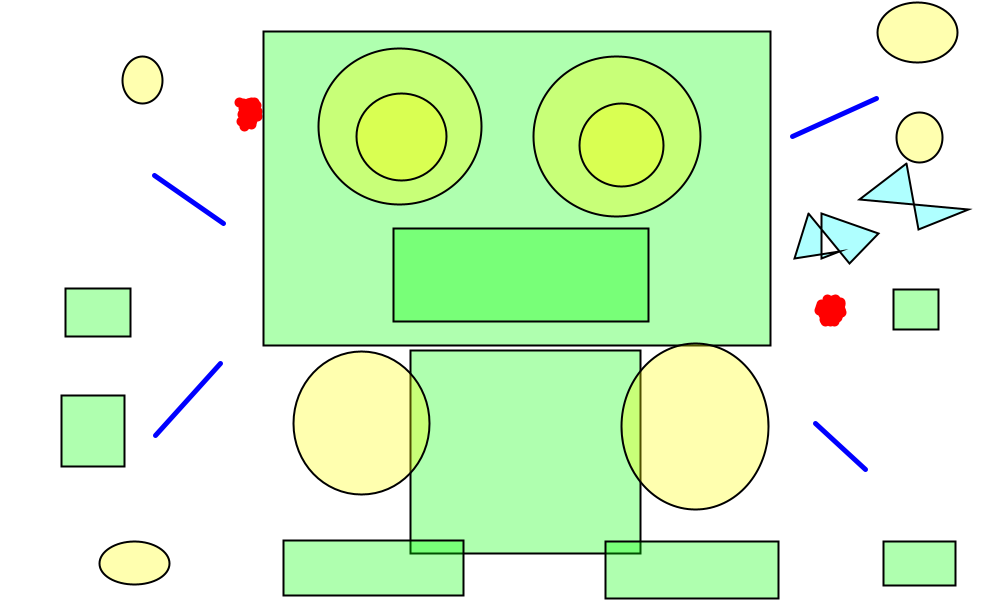
Frame 1 (no input)
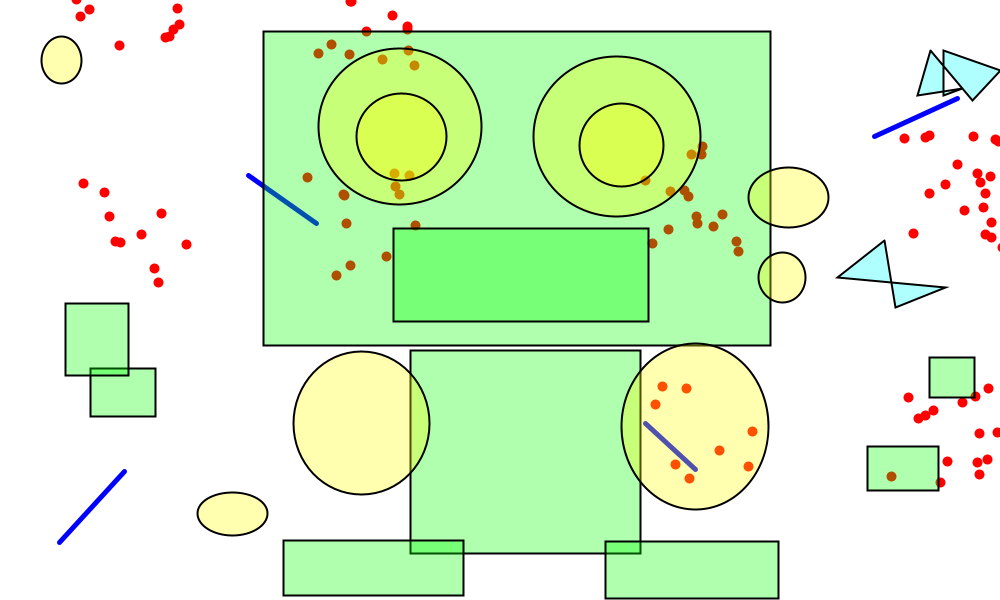
Frame 60 (the mouse pressed at the canvas centre just before this capture)
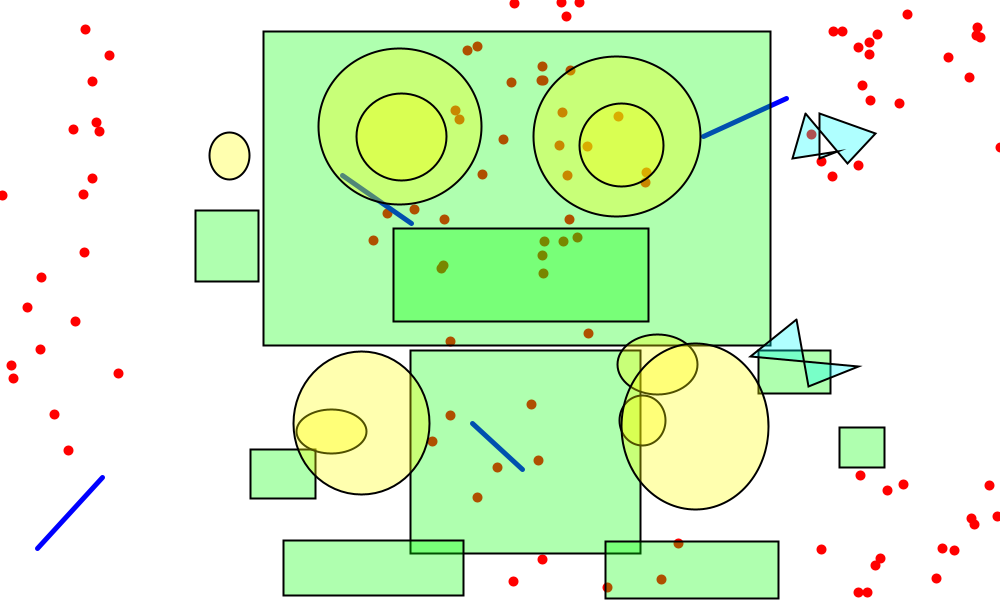
Frame 120 (the mouse held since frame 60 and released just before this capture)

The Processing sketch that drew these frames (run headless with seeded random() and noise(); from frame 60 on, the mouse is pressed at the canvas centre):

// Processing sketch: sampleGenerateCode16161
// ── sampleGenerateCode16161.pde
float [] pointX = new float [5000];
float [] pointY = new float [5000];
int [] pointStrokeFlag = new int [5000];
int [] pointMoveFlag = new int [5000];
int [] pointMoveFLAGX = new int [5000];
int [] pointMoveFLAGY = new int [5000];
float [] pointVX = new float [5000];
float [] pointVY = new float [5000];

float [] lineX1 = new float [500];
float [] lineY1 = new float [500];
float [] lineX2 = new float [500];
float [] lineY2 = new float [500];
float [] lineW = new float [500];
float [] lineH = new float [500];
int [] lineStrokeFlag = new int [500];
int [] lineMoveFlag = new int [500];
int [] lineMoveFLAGX = new int [500];
int [] lineMoveFLAGY = new int [500];
float [] lineVX = new float [500];
float [] lineVY = new float [500];

float [] rectX = new float [500];
float [] rectY = new float [500];
float [] rectW = new float [500];
float [] rectH = new float [500];
float [] rectX2 = new float [500];
float [] rectY2 = new float [500];
int [] rectFillFlag = new int [500];
int [] rectMoveFlag = new int [500];
int [] rectMoveFLAGX = new int [500];
int [] rectMoveFLAGY = new int [500];
float [] rectVX = new float [500];
float [] rectVY = new float [500];

int [] beginShapeFLAG = new int [500];
float [][] vertexX = new float [500][500];
float [][] vertexY = new float [500][500];
int [] vertexFillFlag = new int [500];
int [] vertexFlag = new int [500];
int [] lastVertexFlag = new int [500];
int vertexCount;
int [] vertexMoveFlag = new int [500];
float [] vertexMoveFLAGX = new float [500];
float [] vertexMoveFLAGY = new float [500];
float [] MaxX = new float [500];
float [] minX = new float [500];
float [] MaxY = new float [500];
float [] minY = new float [500];
float [][] DistX = new float [500][500];
float [][] distX = new float [500][500];
float [][] DistY = new float [500][500];
float [][] distY = new float [500][500];
float [] vertexVX = new float [500];
float [] vertexVY = new float [500];

int [] ellipFillFlag = new int [500];
int [] ellipMoveFlag = new int [500];
int [] ellipMoveFLAGX = new int [500];
int [] ellipMoveFLAGY = new int [500];
float [] ellipX = new float [500];
float [] ellipY = new float [500];
float [] ellipR1 = new float [500];
float [] ellipR2 = new float [500];
int [] ellipFlag = new int [500];
int [] ellipFLAG = new int [500];
float [] ellipVX = new float [500];
float [] ellipVY = new float [500];

void setup(){
  size(1000, 600);
  for(int p=0; p<5000; p++){
    pointVX[p]=random(1, 3);
    pointVY[p]=random(1, 3);
    pointMoveFLAGX[p]=(int)random(2);
    pointMoveFLAGY[p]=(int)random(2);
  }
  for(int l=0; l<500; l++){
    lineVX[l]=random(1, 3);
    lineVY[l]=random(1, 3);
    lineMoveFLAGX[l]=(int)random(2);
    lineMoveFLAGY[l]=(int)random(2);
  }
  for(int r=0; r<500; r++){
    rectVX[r]=random(1, 3);
    rectVY[r]=random(1, 3);
    rectMoveFLAGX[r]=(int)random(2);
    rectMoveFLAGY[r]=(int)random(2);
  }
  for(int v=0; v<500; v++){
    vertexVX[v]=random(1, 3);
    vertexVY[v]=random(1, 3);
    vertexMoveFLAGX[v]=(int)random(2);
    vertexMoveFLAGY[v]=(int)random(2);
  }
  for (int e=0; e<500; e++) {
    ellipVX[e]=random(1, 3);
    ellipVY[e]=random(1, 3);
    ellipMoveFLAGX[e]=(int)random(2);
    ellipMoveFLAGY[e]=(int)random(2);
  }
  pointX[0]=246.66666;
  pointY[0]=124.99999;
  pointX[1]=244.99998;
  pointY[1]=124.99999;
  pointX[2]=243.33333;
  pointY[2]=123.33333;
  pointX[3]=243.33333;
  pointY[3]=119.99999;
  pointX[4]=241.66666;
  pointY[4]=118.33333;
  pointX[5]=241.66666;
  pointY[5]=114.99999;
  pointX[6]=241.66666;
  pointY[6]=113.33333;
  pointX[7]=241.66666;
  pointY[7]=111.666664;
  pointX[8]=241.66666;
  pointY[8]=109.99999;
  pointX[9]=241.66666;
  pointY[9]=108.33333;
  pointX[10]=241.66666;
  pointY[10]=106.666664;
  pointX[11]=241.66666;
  pointY[11]=104.99999;
  pointX[12]=243.33333;
  pointY[12]=104.99999;
  pointX[13]=244.99998;
  pointY[13]=104.99999;
  pointX[14]=246.66666;
  pointY[14]=104.99999;
  pointX[15]=246.66666;
  pointY[15]=104.99999;
  pointX[16]=248.33333;
  pointY[16]=104.99999;
  pointX[17]=249.99998;
  pointY[17]=104.99999;
  pointX[18]=249.99998;
  pointY[18]=104.99999;
  pointX[19]=251.66666;
  pointY[19]=104.99999;
  pointX[20]=251.66666;
  pointY[20]=106.666664;
  pointX[21]=251.66666;
  pointY[21]=108.33333;
  pointX[22]=254.99998;
  pointY[22]=108.33333;
  pointX[23]=254.99998;
  pointY[23]=109.99999;
  pointX[24]=254.99998;
  pointY[24]=111.666664;
  pointX[25]=254.99998;
  pointY[25]=113.33333;
  pointX[26]=254.99998;
  pointY[26]=114.99999;
  pointX[27]=254.99998;
  pointY[27]=116.666664;
  pointX[28]=254.99998;
  pointY[28]=118.33333;
  pointX[29]=254.99998;
  pointY[29]=119.99999;
  pointX[30]=253.33333;
  pointY[30]=119.99999;
  pointX[31]=253.33333;
  pointY[31]=121.666664;
  pointX[32]=251.66666;
  pointY[32]=121.666664;
  pointX[33]=249.99998;
  pointY[33]=121.666664;
  pointX[34]=248.33333;
  pointY[34]=121.666664;
  pointX[35]=248.33333;
  pointY[35]=119.99999;
  pointX[36]=248.33333;
  pointY[36]=118.33333;
  pointX[37]=248.33333;
  pointY[37]=116.666664;
  pointX[38]=248.33333;
  pointY[38]=114.99999;
  pointX[39]=248.33333;
  pointY[39]=114.99999;
  pointX[40]=249.99998;
  pointY[40]=114.99999;
  pointX[41]=251.66666;
  pointY[41]=114.99999;
  pointX[42]=253.33333;
  pointY[42]=114.99999;
  pointX[43]=821.6666;
  pointY[43]=316.66666;
  pointX[44]=821.6666;
  pointY[44]=315.0;
  pointX[45]=821.6666;
  pointY[45]=313.3333;
  pointX[46]=821.6666;
  pointY[46]=311.66666;
  pointX[47]=823.3333;
  pointY[47]=311.66666;
  pointX[48]=823.3333;
  pointY[48]=311.66666;
  pointX[49]=823.3333;
  pointY[49]=310.0;
  pointX[50]=823.3333;
  pointY[50]=308.3333;
  pointX[51]=823.3333;
  pointY[51]=306.66666;
  pointX[52]=824.99994;
  pointY[52]=306.66666;
  pointX[53]=824.99994;
  pointY[53]=305.0;
  pointX[54]=826.6666;
  pointY[54]=305.0;
  pointX[55]=826.6666;
  pointY[55]=303.3333;
  pointX[56]=828.3333;
  pointY[56]=303.3333;
  pointX[57]=828.3333;
  pointY[57]=301.66666;
  pointX[58]=829.99994;
  pointY[58]=301.66666;
  pointX[59]=831.6666;
  pointY[59]=301.66666;
  pointX[60]=833.3333;
  pointY[60]=301.66666;
  pointX[61]=834.99994;
  pointY[61]=301.66666;
  pointX[62]=836.6666;
  pointY[62]=301.66666;
  pointX[63]=836.6666;
  pointY[63]=303.3333;
  pointX[64]=838.3333;
  pointY[64]=303.3333;
  pointX[65]=838.3333;
  pointY[65]=305.0;
  pointX[66]=838.3333;
  pointY[66]=306.66666;
  pointX[67]=838.3333;
  pointY[67]=308.3333;
  pointX[68]=838.3333;
  pointY[68]=308.3333;
  pointX[69]=838.3333;
  pointY[69]=310.0;
  pointX[70]=838.3333;
  pointY[70]=310.0;
  pointX[71]=838.3333;
  pointY[71]=311.66666;
  pointX[72]=838.3333;
  pointY[72]=313.3333;
  pointX[73]=838.3333;
  pointY[73]=315.0;
  pointX[74]=836.6666;
  pointY[74]=315.0;
  pointX[75]=836.6666;
  pointY[75]=316.66666;
  pointX[76]=834.99994;
  pointY[76]=316.66666;
  pointX[77]=834.99994;
  pointY[77]=318.3333;
  pointX[78]=833.3333;
  pointY[78]=318.3333;
  pointX[79]=833.3333;
  pointY[79]=320.0;
  pointX[80]=831.6666;
  pointY[80]=320.0;
  pointX[81]=829.99994;
  pointY[81]=320.0;
  pointX[82]=828.3333;
  pointY[82]=320.0;
  pointX[83]=826.6666;
  pointY[83]=320.0;
  pointX[84]=826.6666;
  pointY[84]=318.3333;
  pointX[85]=826.6666;
  pointY[85]=316.66666;
  pointX[86]=826.6666;
  pointY[86]=315.0;
  pointX[87]=826.6666;
  pointY[87]=313.3333;
  pointX[88]=826.6666;
  pointY[88]=311.66666;
  pointX[89]=826.6666;
  pointY[89]=310.0;
  pointX[90]=828.3333;
  pointY[90]=310.0;
  pointX[91]=829.99994;
  pointY[91]=310.0;
  pointX[92]=831.6666;
  pointY[92]=310.0;
  pointX[93]=833.3333;
  pointY[93]=310.0;
  pointX[94]=834.99994;
  pointY[94]=310.0;
  pointX[95]=834.99994;
  pointY[95]=311.66666;
  pointX[96]=833.3333;
  pointY[96]=311.66666;
  pointX[97]=833.3333;
  pointY[97]=313.3333;
  pointX[98]=831.6666;
  pointY[98]=313.3333;
  pointX[99]=831.6666;
  pointY[99]=315.0;
  pointX[100]=829.99994;
  pointY[100]=315.0;
  lineX1[1]=153.33333;
  lineY1[1]=175.0;
  lineX2[1]=221.66666;
  lineY2[1]=223.33333;
  lineX1[2]=221.66666;
  lineY1[2]=361.66666;
  lineX2[2]=156.66666;
  lineY2[2]=433.3333;
  lineX1[3]=789.99994;
  lineY1[3]=136.66666;
  lineX2[3]=873.3333;
  lineY2[3]=98.33333;
  lineX1[4]=818.3333;
  lineY1[4]=423.3333;
  lineX2[4]=868.3333;
  lineY2[4]=469.99997;
  rectX[1]=68.33333;
  rectY[1]=286.66666;
  rectW[1]=65.0;
  rectH[1]=48.333344;
  rectX[2]=126.666664;
  rectY[2]=468.3333;
  rectW[2]=-63.333332;
  rectH[2]=-71.66666;
  rectX[3]=891.6666;
  rectY[3]=328.3333;
  rectW[3]=45.0;
  rectH[3]=-40.0;
  rectX[4]=881.6666;
  rectY[4]=543.3333;
  rectW[4]=71.66669;
  rectH[4]=43.333313;
  vertexX[0][0]=906.6666;
  vertexY[0][0]=163.33333;
  vertexX[0][1]=859.99994;
  vertexY[0][1]=199.99998;
  vertexX[0][2]=968.3333;
  vertexY[0][2]=209.99998;
  vertexX[0][3]=918.3333;
  vertexY[0][3]=229.99998;
  vertexX[1][0]=808.3333;
  vertexY[1][0]=213.33333;
  vertexX[1][1]=794.99994;
  vertexY[1][1]=258.3333;
  vertexX[1][2]=839.99994;
  vertexY[1][2]=251.66666;
  vertexX[1][3]=821.6666;
  vertexY[1][3]=258.3333;
  vertexX[1][4]=821.6666;
  vertexY[1][4]=213.33333;
  vertexX[1][5]=878.3333;
  vertexY[1][5]=233.33333;
  vertexX[1][6]=849.99994;
  vertexY[1][6]=263.3333;
  ellipX[2]=133.33333;
  ellipY[2]=561.6666;
  ellipR1[2]=-35.0;
  ellipR2[2]=-21.666626;
  ellipX[3]=145.0;
  ellipY[3]=81.666664;
  ellipR1[3]=20.0;
  ellipR2[3]=23.333328;
  ellipX[4]=919.99994;
  ellipY[4]=23.333332;
  ellipR1[4]=-40.0;
  ellipR2[4]=30.0;
  ellipX[5]=921.6666;
  ellipY[5]=135.0;
  ellipR1[5]=23.333313;
  ellipR2[5]=-25.000008;
  rectX[6]=263.3333;
  rectY[6]=31.666666;
  rectW[6]=506.66663;
  rectH[6]=313.33334;
  rectX[7]=393.3333;
  rectY[7]=228.33333;
  rectW[7]=255.0;
  rectH[7]=93.33333;
  rectX[8]=409.99997;
  rectY[8]=350.0;
  rectW[8]=230.00003;
  rectH[8]=203.33331;
  rectX[9]=283.3333;
  rectY[9]=540.0;
  rectW[9]=180.0;
  rectH[9]=55.0;
  rectX[10]=605.0;
  rectY[10]=541.6666;
  rectW[10]=173.33331;
  rectH[10]=56.666687;
  ellipX[7]=399.99997;
  ellipY[7]=126.666664;
  ellipR1[7]=81.66669;
  ellipR2[7]=78.33332;
  ellipX[8]=401.66666;
  ellipY[8]=136.66666;
  ellipR1[8]=45.0;
  ellipR2[8]=43.333344;
  ellipX[9]=616.6666;
  ellipY[9]=136.66666;
  ellipR1[9]=83.333374;
  ellipR2[9]=80.0;
  ellipX[10]=621.6666;
  ellipY[10]=145.0;
  ellipR1[10]=41.666687;
  ellipR2[10]=41.666656;
  ellipX[11]=361.66666;
  ellipY[11]=423.3333;
  ellipR1[11]=68.33331;
  ellipR2[11]=71.66666;
  ellipX[12]=695.0;
  ellipY[12]=426.66666;
  ellipR1[12]=73.33331;
  ellipR2[12]=83.33331;
  pointStrokeFlag[0]=1;
  pointStrokeFlag[1]=1;
  pointStrokeFlag[2]=1;
  pointStrokeFlag[3]=1;
  pointStrokeFlag[4]=1;
  pointStrokeFlag[5]=1;
  pointStrokeFlag[6]=1;
  pointStrokeFlag[7]=1;
  pointStrokeFlag[8]=1;
  pointStrokeFlag[9]=1;
  pointStrokeFlag[10]=1;
  pointStrokeFlag[11]=1;
  pointStrokeFlag[12]=1;
  pointStrokeFlag[13]=1;
  pointStrokeFlag[14]=1;
  pointStrokeFlag[15]=1;
  pointStrokeFlag[16]=1;
  pointStrokeFlag[17]=1;
  pointStrokeFlag[18]=1;
  pointStrokeFlag[19]=1;
  pointStrokeFlag[20]=1;
  pointStrokeFlag[21]=1;
  pointStrokeFlag[22]=1;
  pointStrokeFlag[23]=1;
  pointStrokeFlag[24]=1;
  pointStrokeFlag[25]=1;
  pointStrokeFlag[26]=1;
  pointStrokeFlag[27]=1;
  pointStrokeFlag[28]=1;
  pointStrokeFlag[29]=1;
  pointStrokeFlag[30]=1;
  pointStrokeFlag[31]=1;
  pointStrokeFlag[32]=1;
  pointStrokeFlag[33]=1;
  pointStrokeFlag[34]=1;
  pointStrokeFlag[35]=1;
  pointStrokeFlag[36]=1;
  pointStrokeFlag[37]=1;
  pointStrokeFlag[38]=1;
  pointStrokeFlag[39]=1;
  pointStrokeFlag[40]=1;
  pointStrokeFlag[41]=1;
  pointStrokeFlag[42]=1;
  pointStrokeFlag[43]=1;
  pointStrokeFlag[44]=1;
  pointStrokeFlag[45]=1;
  pointStrokeFlag[46]=1;
  pointStrokeFlag[47]=1;
  pointStrokeFlag[48]=1;
  pointStrokeFlag[49]=1;
  pointStrokeFlag[50]=1;
  pointStrokeFlag[51]=1;
  pointStrokeFlag[52]=1;
  pointStrokeFlag[53]=1;
  pointStrokeFlag[54]=1;
  pointStrokeFlag[55]=1;
  pointStrokeFlag[56]=1;
  pointStrokeFlag[57]=1;
  pointStrokeFlag[58]=1;
  pointStrokeFlag[59]=1;
  pointStrokeFlag[60]=1;
  pointStrokeFlag[61]=1;
  pointStrokeFlag[62]=1;
  pointStrokeFlag[63]=1;
  pointStrokeFlag[64]=1;
  pointStrokeFlag[65]=1;
  pointStrokeFlag[66]=1;
  pointStrokeFlag[67]=1;
  pointStrokeFlag[68]=1;
  pointStrokeFlag[69]=1;
  pointStrokeFlag[70]=1;
  pointStrokeFlag[71]=1;
  pointStrokeFlag[72]=1;
  pointStrokeFlag[73]=1;
  pointStrokeFlag[74]=1;
  pointStrokeFlag[75]=1;
  pointStrokeFlag[76]=1;
  pointStrokeFlag[77]=1;
  pointStrokeFlag[78]=1;
  pointStrokeFlag[79]=1;
  pointStrokeFlag[80]=1;
  pointStrokeFlag[81]=1;
  pointStrokeFlag[82]=1;
  pointStrokeFlag[83]=1;
  pointStrokeFlag[84]=1;
  pointStrokeFlag[85]=1;
  pointStrokeFlag[86]=1;
  pointStrokeFlag[87]=1;
  pointStrokeFlag[88]=1;
  pointStrokeFlag[89]=1;
  pointStrokeFlag[90]=1;
  pointStrokeFlag[91]=1;
  pointStrokeFlag[92]=1;
  pointStrokeFlag[93]=1;
  pointStrokeFlag[94]=1;
  pointStrokeFlag[95]=1;
  pointStrokeFlag[96]=1;
  pointStrokeFlag[97]=1;
  pointStrokeFlag[98]=1;
  pointStrokeFlag[99]=1;
  pointStrokeFlag[100]=1;
  vertexFillFlag[0]=1;
  lineStrokeFlag[1]=1;
  rectFillFlag[1]=1;
  vertexFillFlag[1]=1;
  lineStrokeFlag[2]=1;
  rectFillFlag[2]=1;
  ellipFillFlag[2]=1;
  lineStrokeFlag[3]=1;
  rectFillFlag[3]=1;
  ellipFillFlag[3]=1;
  lineStrokeFlag[4]=1;
  rectFillFlag[4]=1;
  ellipFillFlag[4]=1;
  ellipFillFlag[5]=1;
  rectFillFlag[6]=1;
  rectFillFlag[7]=1;
  ellipFillFlag[7]=1;
  rectFillFlag[8]=1;
  ellipFillFlag[8]=1;
  rectFillFlag[9]=1;
  ellipFillFlag[9]=1;
  rectFillFlag[10]=1;
  ellipFillFlag[10]=1;
  ellipFillFlag[11]=1;
  ellipFillFlag[12]=1;
  pointMoveFlag[0]=1;
  pointMoveFlag[1]=1;
  pointMoveFlag[2]=1;
  pointMoveFlag[3]=1;
  pointMoveFlag[4]=1;
  pointMoveFlag[5]=1;
  pointMoveFlag[6]=1;
  pointMoveFlag[7]=1;
  pointMoveFlag[8]=1;
  pointMoveFlag[9]=1;
  pointMoveFlag[10]=1;
  pointMoveFlag[11]=1;
  pointMoveFlag[12]=1;
  pointMoveFlag[13]=1;
  pointMoveFlag[14]=1;
  pointMoveFlag[15]=1;
  pointMoveFlag[16]=1;
  pointMoveFlag[17]=1;
  pointMoveFlag[18]=1;
  pointMoveFlag[19]=1;
  pointMoveFlag[20]=1;
  pointMoveFlag[21]=1;
  pointMoveFlag[22]=1;
  pointMoveFlag[23]=1;
  pointMoveFlag[24]=1;
  pointMoveFlag[25]=1;
  pointMoveFlag[26]=1;
  pointMoveFlag[27]=1;
  pointMoveFlag[28]=1;
  pointMoveFlag[29]=1;
  pointMoveFlag[30]=1;
  pointMoveFlag[31]=1;
  pointMoveFlag[32]=1;
  pointMoveFlag[33]=1;
  pointMoveFlag[34]=1;
  pointMoveFlag[35]=1;
  pointMoveFlag[36]=1;
  pointMoveFlag[37]=1;
  pointMoveFlag[38]=1;
  pointMoveFlag[39]=1;
  pointMoveFlag[40]=1;
  pointMoveFlag[41]=1;
  pointMoveFlag[42]=1;
  pointMoveFlag[0]=1;
  pointMoveFlag[2]=1;
  pointMoveFlag[3]=1;
  pointMoveFlag[5]=1;
  pointMoveFlag[8]=1;
  pointMoveFlag[11]=1;
  pointMoveFlag[15]=1;
  pointMoveFlag[16]=1;
  pointMoveFlag[17]=1;
  pointMoveFlag[18]=1;
  pointMoveFlag[20]=1;
  pointMoveFlag[22]=1;
  pointMoveFlag[23]=1;
  pointMoveFlag[26]=1;
  pointMoveFlag[29]=1;
  pointMoveFlag[32]=1;
  pointMoveFlag[33]=1;
  pointMoveFlag[37]=1;
  pointMoveFlag[39]=1;
  pointMoveFlag[41]=1;
  lineMoveFlag[1]=1;
  rectMoveFlag[1]=1;
  lineMoveFlag[2]=1;
  rectMoveFlag[2]=1;
  ellipMoveFlag[2]=1;
  ellipMoveFlag[3]=1;
  pointMoveFlag[1]=1;
  pointMoveFlag[4]=1;
  pointMoveFlag[7]=1;
  pointMoveFlag[12]=1;
  pointMoveFlag[19]=1;
  pointMoveFlag[25]=1;
  pointMoveFlag[31]=1;
  pointMoveFlag[36]=1;
  pointMoveFlag[38]=1;
  pointMoveFlag[43]=1;
  pointMoveFlag[44]=1;
  pointMoveFlag[45]=1;
  pointMoveFlag[46]=1;
  pointMoveFlag[47]=1;
  pointMoveFlag[48]=1;
  pointMoveFlag[49]=1;
  pointMoveFlag[50]=1;
  pointMoveFlag[51]=1;
  pointMoveFlag[52]=1;
  pointMoveFlag[53]=1;
  pointMoveFlag[54]=1;
  pointMoveFlag[55]=1;
  pointMoveFlag[56]=1;
  pointMoveFlag[57]=1;
  pointMoveFlag[58]=1;
  pointMoveFlag[59]=1;
  pointMoveFlag[60]=1;
  pointMoveFlag[61]=1;
  pointMoveFlag[62]=1;
  pointMoveFlag[63]=1;
  pointMoveFlag[64]=1;
  pointMoveFlag[65]=1;
  pointMoveFlag[66]=1;
  pointMoveFlag[67]=1;
  pointMoveFlag[68]=1;
  pointMoveFlag[69]=1;
  pointMoveFlag[70]=1;
  pointMoveFlag[71]=1;
  pointMoveFlag[72]=1;
  pointMoveFlag[73]=1;
  pointMoveFlag[74]=1;
  pointMoveFlag[75]=1;
  pointMoveFlag[76]=1;
  pointMoveFlag[77]=1;
  pointMoveFlag[78]=1;
  pointMoveFlag[79]=1;
  pointMoveFlag[80]=1;
  pointMoveFlag[81]=1;
  pointMoveFlag[82]=1;
  pointMoveFlag[83]=1;
  pointMoveFlag[84]=1;
  pointMoveFlag[85]=1;
  pointMoveFlag[86]=1;
  pointMoveFlag[87]=1;
  pointMoveFlag[88]=1;
  pointMoveFlag[89]=1;
  pointMoveFlag[90]=1;
  pointMoveFlag[91]=1;
  pointMoveFlag[92]=1;
  pointMoveFlag[93]=1;
  pointMoveFlag[94]=1;
  pointMoveFlag[95]=1;
  pointMoveFlag[96]=1;
  pointMoveFlag[97]=1;
  pointMoveFlag[98]=1;
  pointMoveFlag[99]=1;
  pointMoveFlag[100]=1;
  vertexMoveFlag[0]=1;
  vertexMoveFlag[1]=1;
  lineMoveFlag[2]=1;
  lineMoveFlag[3]=1;
  rectMoveFlag[3]=1;
  lineMoveFlag[4]=1;
  rectMoveFlag[4]=1;
  ellipMoveFlag[4]=1;
  ellipMoveFlag[5]=1;
}

void draw(){
  background(255);
  for(int p=0; p<5000; p++){
    if (pointX[p]==0 && pointY[p]==0){
    continue;
    }
    if(pointStrokeFlag[p]==0){
      stroke(0);
    }
    if(pointStrokeFlag[p]==1){
      stroke(255, 0, 0);
    }
    strokeWeight(10);
    if(pointMoveFlag[p]==1){
      if(pointX[p]>width){
        pointX[p]=width;
        pointMoveFLAGX[p]=1;
      }
      if(pointX[p]<0){
        pointX[p]=0;
        pointMoveFLAGX[p]=0;
      }
      if(pointMoveFLAGX[p]==0) pointX[p]+=pointVX[p];
      if(pointMoveFLAGX[p]==1) pointX[p]-=pointVX[p];
      if(pointY[p]>height){
        pointY[p]=height;
        pointMoveFLAGY[p]=1;
      }
      if(pointY[p]<0){
        pointY[p]=0;
        pointMoveFLAGY[p]=0;
      }
      if(pointMoveFLAGY[p]==0) pointY[p]+=pointVY[p];
      if(pointMoveFLAGY[p]==1) pointY[p]-=pointVY[p];
    }
    point(pointX[p], pointY[p]);
  }
  strokeWeight(2);

  for(int l=0; l<500; l++){
    if(lineX1[l]==0 && lineY1[l]==0){
      continue;
    }
    if(lineStrokeFlag[l]==1){
      stroke(0, 0, 255);
    } else {
      stroke(0);
    }
    strokeWeight(5);
    if(lineMoveFlag[l]==1){
      if(lineX1[l]<=lineX2[l]){
        lineW[l]=lineX2[l]-lineX1[l];
        if(lineX2[l]>width){
          lineX1[l]=width-lineW[l];
          lineX2[l]=width;
          lineMoveFLAGX[l]=1;
        }
        if (lineX1[l]<0) {
          lineX1[l]=0;
          lineX2[l]=0+lineW[l];
          lineMoveFLAGX[l]=0;
        }
        if (lineMoveFLAGX[l]==0) {
          lineX1[l]=lineX1[l]+lineVX[l];
          lineX2[l]=lineX2[l]+lineVX[l];
        }
        if (lineMoveFLAGX[l]==1) {
          lineX1[l]=lineX1[l]-lineVX[l];
          lineX2[l]=lineX2[l]-lineVX[l];
        }
      }
      if (lineX1[l]>lineX2[l]) {
        lineW[l]=lineX1[l]-lineX2[l];
        if (lineX1[l]>width) {
          lineX1[l]=width;
          lineX2[l]=width-lineW[l];
          lineMoveFLAGX[l]=1;
        }
        if (lineX2[l]<0) {
          lineX1[l]=0+lineW[l];
          lineX2[l]=0;
          lineMoveFLAGX[l]=0;
        }
        if (lineMoveFLAGX[l]==0) {
          lineX1[l]=lineX1[l]+lineVX[l];
          lineX2[l]=lineX2[l]+lineVX[l];
        }
        if (lineMoveFLAGX[l]==1) {
          lineX1[l]=lineX1[l]-lineVX[l];
          lineX2[l]=lineX2[l]-lineVX[l];
        }
        if (lineY1[l]<=lineY2[l]) {
          lineH[l]=lineY2[l]-lineY1[l];
          if (lineY2[l]>height) {
            lineY1[l]=height-lineH[l];
            lineY2[l]=height;
            lineMoveFLAGY[l]=1;
          }
          if (lineY1[l]<0) {
            lineY1[l]=0;
            lineY2[l]=0+lineH[l];
            lineMoveFLAGY[l]=0;
          }
          if (lineMoveFLAGY[l]==0) {
            lineY1[l]=lineY1[l]+lineVY[l];
            lineY2[l]=lineY2[l]+lineVY[l];
          }
          if (lineMoveFLAGY[l]==1) {
            lineY1[l]=lineY1[l]-lineVY[l];
            lineY2[l]=lineY2[l]-lineVY[l];
          }
        }
        if (lineY1[l]>lineY2[l]) {
          lineH[l]=lineY1[l]-lineY2[l];
          if (lineY1[l]>height) {
            lineY1[l]=height;
            lineY2[l]=height-lineH[l];
            lineMoveFLAGY[l]=1;
          }
          if (lineY2[l]<0) {
            lineY1[l]=0+lineH[l];
            lineY2[l]=0;
            lineMoveFLAGY[l]=0;
          }
          if (lineMoveFLAGY[l]==0) {
            lineY1[l]=lineY1[l]+lineVY[l];
            lineY2[l]=lineY2[l]+lineVY[l];
          }
          if (lineMoveFLAGY[l]==1) {
            lineY1[l]=lineY1[l]-lineVY[l];
            lineY2[l]=lineY2[l]-lineVY[l];
          }
        }
      }
    }
    line(lineX1[l], lineY1[l], lineX2[l], lineY2[l]);
  }
  strokeWeight(2);

  for (int r=0; r<500; r++) {
    if (rectX[r]==0 && rectY[r]==0) {
      continue;
    }
    if (rectFillFlag[r]==1) {
      fill(0, 255, 0, 80);
    } else {
      noFill();
    }
    stroke(0);
    if (rectMoveFlag[r]==1) {
      rectX2[r]=rectX[r]+rectW[r];
      if (rectX[r]<=rectX2[r]) {
        if (rectX2[r]>width) {
          rectX[r]=width-rectW[r];
          rectMoveFLAGX[r]=1;
        }
        if (rectX[r]<0) {
          rectX[r]=0;
          rectMoveFLAGX[r]=0;
        }
      } else if (rectX[r]>rectX2[r]) {
        if (rectX[r]>width) {
          rectX[r]=width;
          rectMoveFLAGX[r]=1;
        }
        if (rectX2[r]<0) {
          rectX[r]=0-rectW[r];
          rectMoveFLAGX[r]=0;
        }
      }
      if (rectMoveFLAGX[r]==0) rectX[r]=rectX[r]+rectVX[r];
      if (rectMoveFLAGX[r]==1) rectX[r]=rectX[r]-rectVX[r];
      rectY2[r]=rectY[r]+rectH[r];
      if (rectY[r]<=rectY2[r]) {
        if (rectY2[r]>height) {
          rectY[r]=height-rectH[r];
          rectMoveFLAGY[r]=1;
        }
        if (rectY[r]<0) {
          rectY[r]=0;
          rectMoveFLAGY[r]=0;
        }
      } else if (rectY[r]>rectY2[r]) {
        if (rectY[r]>height) {
          rectY[r]=height;
          rectMoveFLAGY[r]=1;
        }
        if (rectY2[r]<0) {
          rectY[r]=0-rectH[r];
          rectMoveFLAGY[r]=0;
        }
      }
      if (rectMoveFLAGY[r]==0) rectY[r]=rectY[r]+rectVY[r];
      if (rectMoveFLAGY[r]==1) rectY[r]=rectY[r]-rectVY[r];
    }
    rect(rectX[r], rectY[r], rectW[r], rectH[r]);
  }

  for (int v1=0; v1<500; v1++) {
    vertexCount=0;
    if (vertexFillFlag[v1]==1) {
      fill(0, 255, 255, 80);
    } else {
      noFill();
    }
    stroke(0);
    strokeWeight(2);
    beginShape();
    for (int v2=0; v2<500; v2++) {
      if (vertexX[v1][v2]==0 && vertexY[v1][v2]==0) {
        lastVertexFlag[v1]=1;
        if (lastVertexFlag[v1]==1) {
          vertex(vertexX[v1][0], vertexY[v1][0]);
          vertexCount++;
        }
        break;
      }
      vertex(vertexX[v1][v2], vertexY[v1][v2]);
      vertexCount++;
    }
    endShape();
    if (lastVertexFlag[v1]==1 && vertexMoveFlag[v1]==1) {
      MaxX[v1] = vertexX[v1][0];
      minX[v1] = vertexX[v1][0];
      MaxY[v1] = vertexY[v1][0];
      minY[v1] = vertexY[v1][0];
      for (int v=0; v<vertexCount-1; v++) {
        if (MaxX[v1]<vertexX[v1][v]) MaxX[v1]=vertexX[v1][v];
        if (minX[v1]>vertexX[v1][v]) minX[v1]=vertexX[v1][v];
        if (MaxY[v1]<vertexY[v1][v]) MaxY[v1]=vertexY[v1][v];
        if (minY[v1]>vertexY[v1][v]) minY[v1]=vertexY[v1][v];
      }
      for (int v=0; v<vertexCount-1; v++) {
        DistX[v1][v]=MaxX[v1]-vertexX[v1][v];
        DistY[v1][v]=MaxY[v1]-vertexY[v1][v];
        distX[v1][v]=vertexX[v1][v]-minX[v1];
        distY[v1][v]=vertexY[v1][v]-minY[v1];
      }
      if (MaxX[v1]>width) {
        for (int v=0; v<vertexCount-1; v++) {
          vertexX[v1][v]=width-DistX[v1][v];
        }
        vertexMoveFLAGX[v1]=1;
      }
      if (minX[v1]<0) {
        for (int v=0; v<vertexCount-1; v++) {
          vertexX[v1][v]=0+distX[v1][v];
        }
        vertexMoveFLAGX[v1]=0;
      }
      if (vertexMoveFLAGX[v1]==0) {
        for (int v=0; v<vertexCount-1; v++) {
          vertexX[v1][v]=vertexX[v1][v]+vertexVX[v1];
        }
      }
      if (vertexMoveFLAGX[v1]==1) {
        for (int v=0; v<vertexCount-1; v++) {
          vertexX[v1][v]=vertexX[v1][v]-vertexVX[v1];
        }
      }
      if (MaxY[v1]>height) {
        for (int v=0; v<vertexCount-1; v++) {
          vertexY[v1][v]=height-DistY[v1][v];
        }
        vertexMoveFLAGY[v1]=1;
      }
      if (minY[v1]<0) {
        for (int v=0; v<vertexCount-1; v++) {
          vertexY[v1][v]=0+distY[v1][v];
        }
        vertexMoveFLAGY[v1]=0;
      }
      if (vertexMoveFLAGY[v1]==0) {
        for (int v=0; v<vertexCount-1; v++) {
          vertexY[v1][v]=vertexY[v1][v]+vertexVY[v1];
        }
      }
      if (vertexMoveFLAGY[v1]==1) {
        for (int v=0; v<vertexCount-1; v++) {
          vertexY[v1][v]=vertexY[v1][v]-vertexVY[v1];
        }
      }
    }
  }

  for (int e=0; e<500; e++) {
    if (ellipX[e]==0 && ellipY[e]==0) {
      continue;
    }
    if (ellipFillFlag[e]==1) {
      fill(255, 255, 0, 80);
    } else {
      noFill();
    }
    if (ellipMoveFlag[e]==1) {
      if (ellipR1[e]>=0) {
        if (ellipX[e]>width-ellipR1[e]) {
          ellipX[e]=width-ellipR1[e];
          ellipMoveFLAGX[e]=1;
        }
        if (ellipX[e]<0+ellipR1[e]) {
          ellipX[e]=0+ellipR1[e];
          ellipMoveFLAGX[e]=0;
        }
      }
      if (ellipR1[e]<0) {
        if (ellipX[e]>width+ellipR1[e]) {
          ellipX[e]=width+ellipR1[e];
          ellipMoveFLAGX[e]=1;
        }
        if (ellipX[e]<0-ellipR1[e]) {
          ellipX[e]=0-ellipR1[e];
          ellipMoveFLAGX[e]=0;
        }
      }
      if (ellipMoveFLAGX[e]==0) ellipX[e]=ellipX[e]+ellipVX[e];
      if (ellipMoveFLAGX[e]==1) ellipX[e]=ellipX[e]-ellipVX[e];
      if (ellipR2[e]>=0) {
        if (ellipY[e]>height-ellipR2[e]) {
          ellipY[e]=height-ellipR2[e];
          ellipMoveFLAGY[e]=1;
        }
        if (ellipY[e]<0+ellipR2[e]) {
          ellipY[e]=0+ellipR2[e];
          ellipMoveFLAGY[e]=0;
        }
      }
      if (ellipR2[e]<0) {
        if (ellipY[e]>height+ellipR2[e]) {
          ellipY[e]=height+ellipR2[e];
          ellipMoveFLAGY[e]=1;
        }
        if (ellipY[e]<0-ellipR2[e]) {
          ellipY[e]=0-ellipR2[e];
          ellipMoveFLAGY[e]=0;
        }
      }
      if (ellipMoveFLAGY[e]==0) ellipY[e]=ellipY[e]+ellipVY[e];
      if (ellipMoveFLAGY[e]==1) ellipY[e]=ellipY[e]-ellipVY[e];
    }
    stroke(0);
    ellipse(ellipX[e], ellipY[e], 2*ellipR1[e], 2*ellipR2[e]);
  }
}
